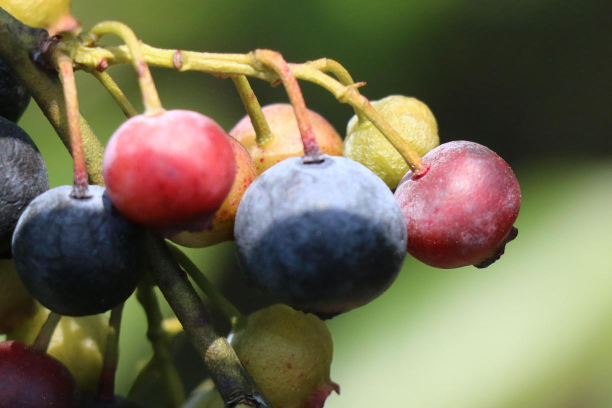
#> input picture data/uploads/003acf0f-3bd1-411a-b4d1-4ce33c0489ca_test.jpg, 1224 x 816 px (shown at 1/2 size)
$ python -i image_processor.py   (imports and definitions only)
#> lines starting #> are read from the running program, lines starting #| are printed output that depends on the picture
"""
Procesador de imágenes para el análisis de arándanos
"""

import cv2
import numpy as np
from PIL import Image
import os

class ImageProcessor:
    """Clase para procesamiento de imágenes de arándanos"""

    def __init__(self):
        self.target_size = (640, 640)  # Tamaño estándar para YOLO
        self.normalization_factor = 255.0

    # [152 lines left out: functions preprocess, _enhance_image, save_processed_image, _draw_detections, _get_maturity_color, not called in this run]

    def extract_features(self, image):
        """
        Extraer características de la imagen para análisis

        Args:
            image: Imagen procesada

        Returns:
            features: Diccionario con características extraídas
        """
        try:
            features = {}

            # Convertir a HSV para análisis de color
            hsv = cv2.cvtColor(image, cv2.COLOR_RGB2HSV)

            # Estadísticas de color
            features['mean_hue'] = np.mean(hsv[:, :, 0])
            features['mean_saturation'] = np.mean(hsv[:, :, 1])
            features['mean_value'] = np.mean(hsv[:, :, 2])

            # Histograma de color
            features['color_histogram'] = cv2.calcHist([hsv], [0, 1], None, [180, 256], [0, 180, 0, 256])

            # Textura (usando GLCM simplificado)
            gray = cv2.cvtColor(image, cv2.COLOR_RGB2GRAY)
            features['texture_variance'] = np.var(gray)

            return features

        except Exception as e:
            raise Exception(f"Error extrayendo características: {str(e)}")

>>> import cv2
>>> picture = cv2.cvtColor(cv2.imread('../../../data/uploads/003acf0f-3bd1-411a-b4d1-4ce33c0489ca_test.jpg'), cv2.COLOR_BGR2RGB)
>>> result = ImageProcessor().extract_features(picture)
#> in extract_features, `hsv = cv2.cvtColor(image, cv2.COLOR_RGB2HSV)`: hsv: shape (816, 1224, 3); mean H, S, V 56.8, 101.7, 122.2
#> in extract_features, `gray = cv2.cvtColor(image, cv2.COLOR_RGB2GRAY)`:
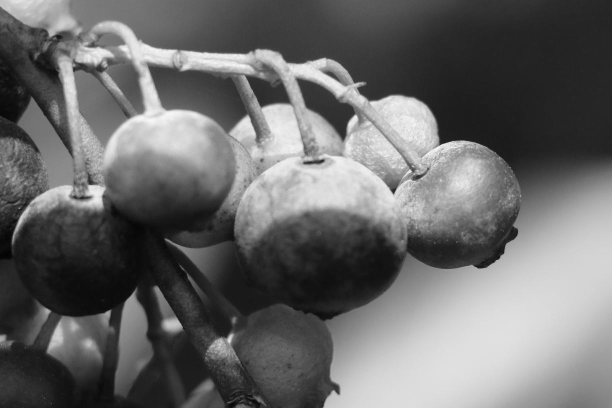
#> gray: shape (816, 1224) (shown at 1/2 size); min 2, max 253, mean 105.8
#> result = 5 items
